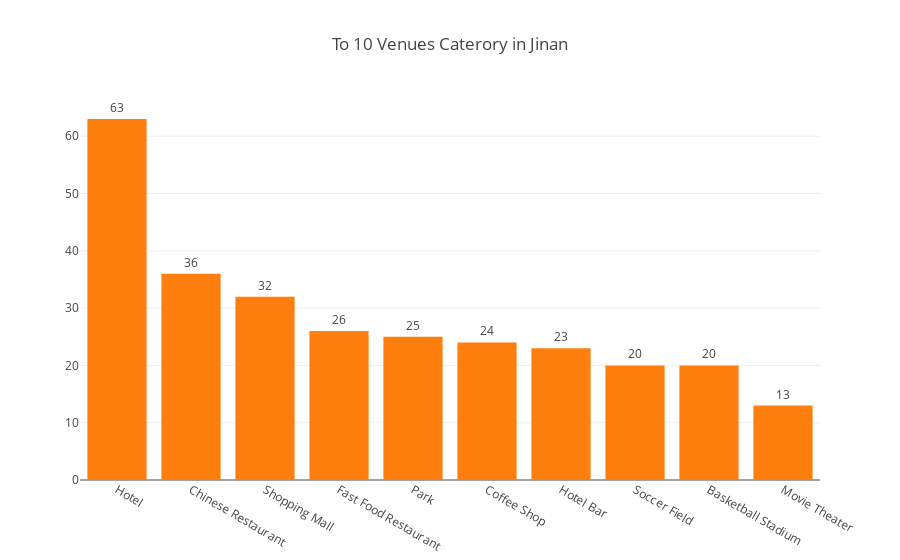

Notebook source saved alongside this figure:
### Code cell
plotly.offline.iplot({
    'data':[go.Bar(x=jinan_venues_group.head(10)['Category'],y=jinan_venues_group.head(10)['Count'],text=jinan_venues_group.head(10)['Count'],textposition='outside',marker=dict(color='#FF7F0E'))],
    'layout':go.Layout(title='To 10 Venues Caterory in Jinan')
})

### Figure 1 — Plotly figure (JSON) as saved in the notebook; plotly's stock layout.template omitted (floating-point values rounded to 4 significant figures)
{"data": [{"marker": {"color": "#FF7F0E"}, "text": [63, 36, 32, 26, 25, 24, 23, 20, 20, 13], "textposition": "outside", "type": "bar", "uid": "6ab5ba0f-dd02-453c-a7b7-0eedaa6e69f2", "x": ["Hotel", "Chinese Restaurant", "Shopping Mall", "Fast Food Restaurant", "Park", "Coffee Shop", "Hotel Bar", "Soccer Field", "Basketball Stadium", "Movie Theater"], "y": [63, 36, 32, 26, 25, 24, 23, 20, 20, 13]}], "layout": {"title": {"text": "To 10 Venues Caterory in Jinan"}}}
